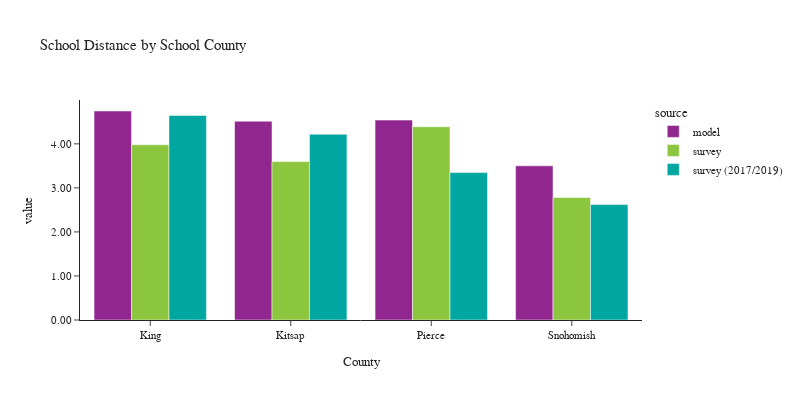

Write notebook code for a chart like this one.
### Code cell
plot_school_location(df_students, 'CountyName_school', 'School County', 'County')

### Figure 1 — Plotly figure (JSON) as saved in the notebook; plotly's stock layout.template omitted (floating-point values rounded to 4 significant figures)
{"data": [{"alignmentgroup": "True", "customdata": [[531527], [18423], [218281], [166170]], "hovertemplate": "source=model<br>CountyName_school=%{x}<br>value=%{y}<br>sample count=%{customdata[0]}<extra></extra>", "legendgroup": "model", "marker": {"color": "#91268F", "pattern": {"shape": ""}}, "name": "model", "offsetgroup": "model", "orientation": "v", "showlegend": true, "textposition": "auto", "type": "bar", "x": ["King", "Kitsap", "Pierce", "Snohomish"], "xaxis": "x", "y": [4.746, 4.514, 4.54, 3.501], "yaxis": "y"}, {"alignmentgroup": "True", "customdata": [[593], [51], [100], [113]], "hovertemplate": "source=survey<br>CountyName_school=%{x}<br>value=%{y}<br>sample count=%{customdata[0]}<extra></extra>", "legendgroup": "survey", "marker": {"color": "#8CC63E", "pattern": {"shape": ""}}, "name": "survey", "offsetgroup": "survey", "orientation": "v", "showlegend": true, "textposition": "auto", "type": "bar", "x": ["King", "Kitsap", "Pierce", "Snohomish"], "xaxis": "x", "y": [3.978, 3.596, 4.389, 2.781], "yaxis": "y"}, {"alignmentgroup": "True", "customdata": [[374], [18], [33], [26]], "hovertemplate": "source=survey (2017/2019)<br>CountyName_school=%{x}<br>value=%{y}<br>sample count=%{customdata[0]}<extra></extra>", "legendgroup": "survey (2017/2019)", "marker": {"color": "#00A7A0", "pattern": {"shape": ""}}, "name": "survey (2017/2019)", "offsetgroup": "survey (2017/2019)", "orientation": "v", "showlegend": true, "textposition": "auto", "type": "bar", "x": ["King", "Kitsap", "Pierce", "Snohomish"], "xaxis": "x", "y": [4.645, 4.219, 3.347, 2.62], "yaxis": "y"}], "layout": {"barmode": "group", "font": {"size": 11}, "height": 400, "legend": {"title": {"text": "source"}, "tracegroupgap": 0}, "title": {"text": "School Distance by School County"}, "width": 800, "xaxis": {"anchor": "y", "domain": [0.0, 1.0], "title": {"text": "County"}}, "yaxis": {"anchor": "x", "domain": [0.0, 1.0], "tickformat": ".2f", "title": {"text": "value"}}}}
